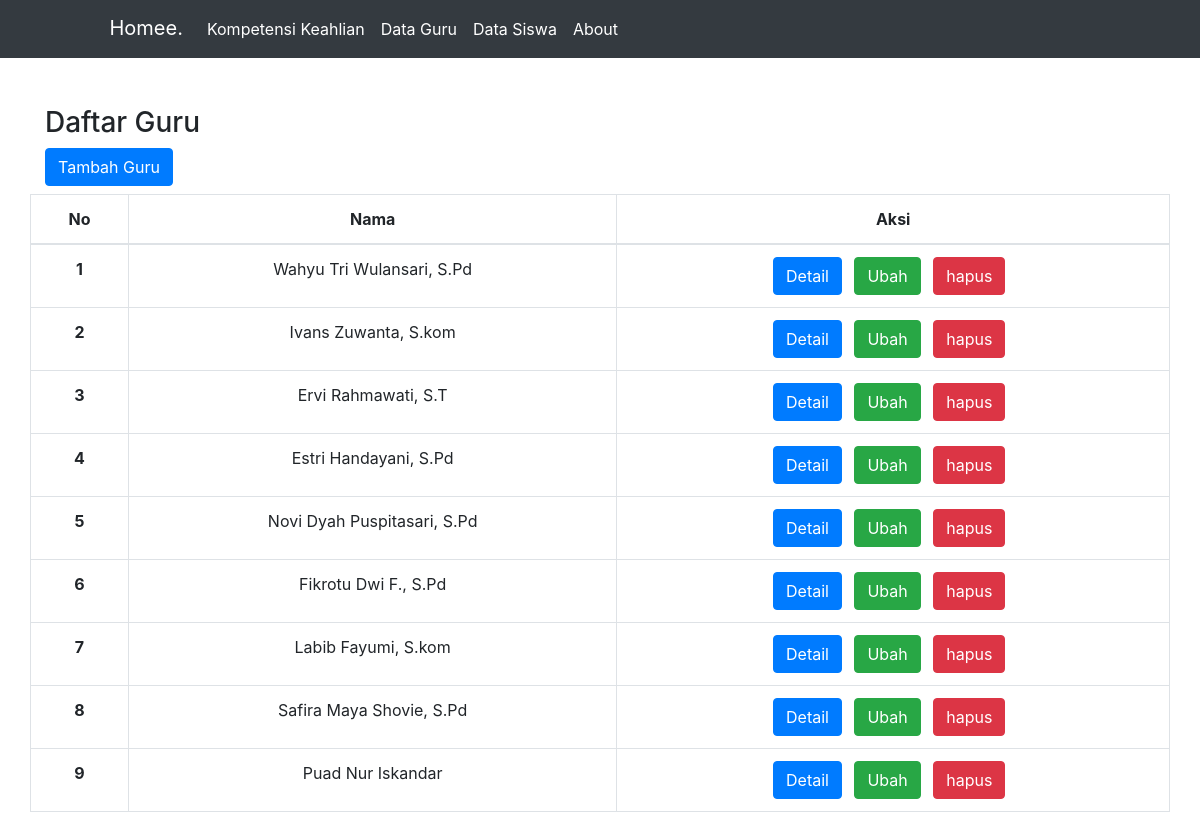
The app's page /public/guru with its own data.
### tables this page shows
CREATE TABLE `data_guru` (
  `id` int NOT NULL,
  `nama` varchar(100) NOT NULL,
  `jenis_kelamin` varchar(100) NOT NULL,
  `alamat` varchar(100) NOT NULL
);

### app/core/Controller.php (called while the page is built, shortened)
<?php
class Controller {
    public function view($view, $data = []){
        require_once "../app/view/" . $view . '.php';
    }
    public function model($model){
        return new $model;
    }
}
?>

### app/controller/Guru.php (called while the page is built, shortened)
<?php
class Guru extends Controller {
    public function index(){
        $data['judul'] = "Guru";
        $data['nama'] = $this->model("Guru_model")->getAllBlog();
        $this->view('Guru/index', $data);
    }
}
?>

### app/core/App.php (called while the page is built, shortened)
<?php
class App
{
    protected $method = "index";
    protected $params = [];
    public function __construct()
    {
        $url = $this->parseURL();
        if(isset($url[0])){
        if(file_exists('../app/controller/'.$url[0].'.php')){
            unset($url[0]);
            }
        }
            $this->controller = new $this->controller;
            if(!empty($url)){
                    $this->params = array_values($url);
            }
            call_user_func_array(
                [$this->controller,$this->method],
                $this->params);
    }
    public function parseURL()
    {
        if (isset($_GET['url'])){
            $url = ($_GET['url']. "/");
            $url = filter_var($url, FILTER_SANITIZE_URL);
            $url = explode('/',$url);
            return $url;
        }
    }
}
?>

### public/index.php (called while the page is built, shortened)
<?php
$app = new App;
?>

### app/core/Database.php (called while the page is built, shortened)
<?php
class Database {
    private $host = DB_HOST;
    private $user = DB_USER;
    private $pass = DB_PASS;
    private $db_name = DB_NAME;
    private $dbh;
    private $stmt;
    public function __construct()
    {
        $dsn = 'mysql:host=' . $this->host . ';dbname=' . $this->db_name;
        $option = [
            PDO::ATTR_PERSISTENT => true,
            PDO::ATTR_ERRMODE => PDO::ERRMODE_EXCEPTION
        ];
        try {
            $this->dbh = new PDO($dsn, $this->user, $this->pass, $option);
        } catch(PDOException $e) {
            die($e->getMessage());
        }
    }
    public function query($query)
    {
        $this->stmt = $this->dbh->prepare($query);
    }
    public function execute()
    {
        $this->stmt->execute();
    }
    public function resultSet()
    {
        $this->execute();
        return $this->stmt->fetchAll(PDO::FETCH_ASSOC);
    }
}

### app/model/Guru_model.php (called while the page is built, shortened)
<?php
class Guru_model {
    private $table = 'data_guru';
    private $db;
    public function __construct(){
       $this->db = new Database;
    }
    public function getAllBlog(){
        $this->db->query("SELECT * FROM " . $this->table);
        return $this->db->resultSet();
    }
}
?>

### app/view/Guru/index.php (the view, shortened to what this page needs)
<div class="container mt-5">
    <div class="row">
        <div class="col-6">
            <h3>Daftar Guru</h3>
            <button type="button" class="btn btn-primary mb-2" data-toggle="modal" data-target="#modol">
                    Tambah Guru
            </button>
                            </div>
 <table class="table table-bordered">
                <thead>
                    <tr>
                    <th scope="col"><center>No</center></th>
                    <th scope="col"><center>Nama</center></th>
                    <th scope="col"><center>Aksi</center></th>
                    </tr>
                </thead>
                <?php $id = 1;?>
                <tbody>
                    <?php foreach($data['nama'] as $blog) :?>
                    <tr>
                    <th scope="row"><center><?= $id++; ?></center></th>
                    <td><center><?= $blog['nama']?></center></td>
                    <td>
                        <center>
                        <button type="button" class="btn btn-primary mr-2" data-toggle="modal" data-target="#moll<?=$blog['id']?>">
                            Detail
                        </button>
                            </div>
                        <button type="button" class="btn btn-success mr-2" data-toggle="modal" data-target="#exampleModal<?=$blog['id']?>">
                            Ubah
                        </button>
                            </div>
                            <a href="<?= BASE_URL; ?>/guru/hapus/<?= $blog['id']?> " onclick="return confirm('Yakin?');" class="btn btn-danger mr-2">hapus</a>
                    </td>
                    </tr>
                    <?php endforeach?>

### records on screen
data_guru: nama "Wahyu Tri Wulansari, S.Pd"
data_guru: nama "Ivans Zuwanta, S.kom"
data_guru: nama "Ervi Rahmawati, S.T"
data_guru: nama "Estri Handayani, S.Pd"
data_guru: nama "Novi Dyah Puspitasari, S.Pd"
data_guru: nama "Fikrotu Dwi F., S.Pd"
data_guru: nama "Labib Fayumi, S.kom"
data_guru: nama "Safira Maya Shovie, S.Pd"
data_guru: nama "Puad Nur Iskandar"
